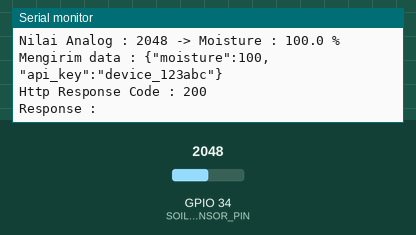
Simulated run of this program. Board: ESP32. On the bench: the last lines printed to the serial monitor. The inputs (shaded band) are chosen by the test bench; at power-on: GPIO 34 (SOIL_SENSOR_PIN) = 2048. WiFi joins after 1.5 s; servers stay silent unless stated; uploads are accepted with an empty reply.

Above: at 3.7 s.
3.8 s: GPIO 34 (SOIL_SENSOR_PIN) set to 2866
At 7.87 s:
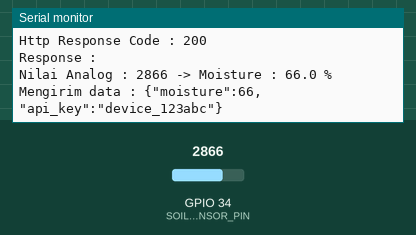
9.6 s: GPIO 34 (SOIL_SENSOR_PIN) set to 3603
At 14.2 s:
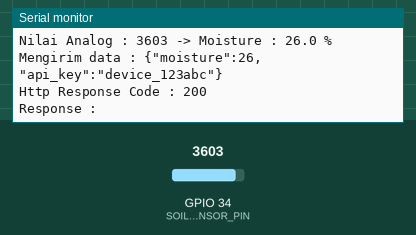
Timing chart, 0 to 15.7 s (numbered marks = the images above; inputs shaded):
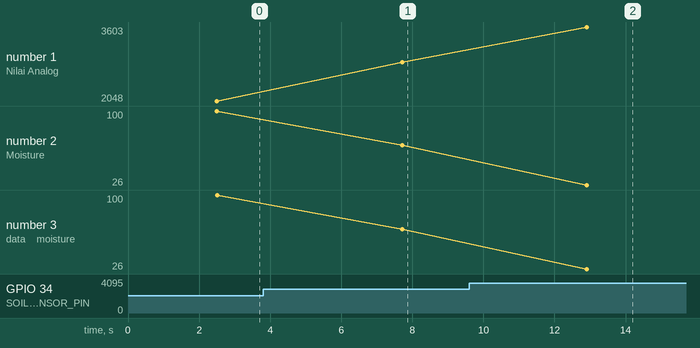

The program:

main.cpp
```cpp
#include <WiFi.h>
#include <HTTPClient.h>
#include <ArduinoJson.h>

const char* ssid = "RumahPojok1";
const char* password = "12312333";

const char* serverUrl = "http://192.168.18.26:8000/api/moisture";

const char* apiKey = "device_123abc";

#define SOIL_SENSOR_PIN 34

const int dryValue = 4095;
const int wetValue = 2243;

void setup() {
  Serial.begin(115200);
  delay(1000);

  Serial.print("Menghungkan Wifi ke ");
  Serial.println(ssid);
  WiFi.begin(ssid, password);

  while(WiFi.status() != WL_CONNECTED) {
    delay(500);
    Serial.print(".");
  }

  Serial.print("\nWifi Terhubung!");
  Serial.print("Alamat IP : ");
  Serial.println(WiFi.localIP());
}

void loop() {
  int sensorValue = analogRead(SOIL_SENSOR_PIN);

  float moisturePercent = map(sensorValue, dryValue, wetValue, 0, 100);

  moisturePercent = constrain(moisturePercent, 0, 100);

  Serial.print("Nilai Analog : ");
  Serial.print(sensorValue);
  Serial.print(" -> Moisture : ");
  Serial.print(moisturePercent, 1);
  Serial.println(" %");

  if(WiFi.status() == WL_CONNECTED) {
    HTTPClient http;

    http.begin(serverUrl);
    http.addHeader("Content-Type", "application/json");

    JsonDocument doc;

    doc["moisture"] = moisturePercent;
    doc["api_key"] = apiKey;

    String jsonData;
    serializeJson(doc, jsonData);

    Serial.print("Mengirim data : ");
    Serial.println(jsonData);

    int httpCode = http.POST(jsonData);
    String response = http.getString();

    Serial.print("Http Response Code : ");
    Serial.println(httpCode);
    Serial.println("Response : " + response );

    http.end();
  } else {
    Serial.println("WiFi tidak terhubung. Mencoba menghubungkan ulang...");
    WiFi.reconnect();
  }

  delay(5000);
}
```

Measured:
- after the input at 3.8 s, the serial monitor: prints a new line after 3.9 s (image 1)
- after the input at 9.6 s, the serial monitor: prints a new line after 3.3 s (image 2)
- plotted number 1: 2048 → 2866 after the input at 3.8 s, 2866 → 3603 after the input at 9.6 s
- plotted number 2: 100 → 66 after the input at 3.8 s, 66 → 26 after the input at 9.6 s
- plotted number 3: 100 → 66 after the input at 3.8 s, 66 → 26 after the input at 9.6 s
